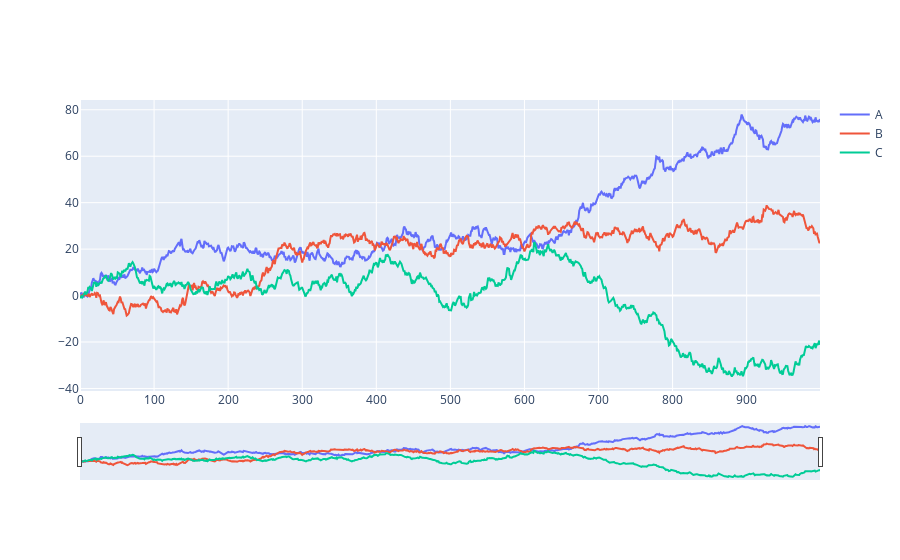

This figure's notebook cell:
### Markdown cell above
### Plotly plot -- this is super responsive but does not update

### Code cell
dg = pd.DataFrame(np.random.randn(1000, 3).cumsum(axis=0), columns=["A", "B", "C"])

fig = go.Figure()
for col in dg:
    fig.add_trace(go.Scatter(x=dg.index, y=dg[col], mode="lines", name=col))
fig.update_layout(
    xaxis_rangeslider_visible=True,
)

### Figure 1 — Plotly figure (JSON) as saved in the notebook; plotly's stock layout.template omitted (floating-point values rounded to 4 significant figures; data arrays with more than 128 entries replaced by an {"elided": "..."} marker saying what was removed)
{"data": [{"mode": "lines", "name": "A", "type": "scatter", "x": {"elided": "1000 int values"}, "y": {"elided": "1000 float values"}}, {"mode": "lines", "name": "B", "type": "scatter", "x": {"elided": "1000 int values"}, "y": {"elided": "1000 float values"}}, {"mode": "lines", "name": "C", "type": "scatter", "x": {"elided": "1000 int values"}, "y": {"elided": "1000 float values"}}], "layout": {"xaxis": {"rangeslider": {"visible": true}}}}
